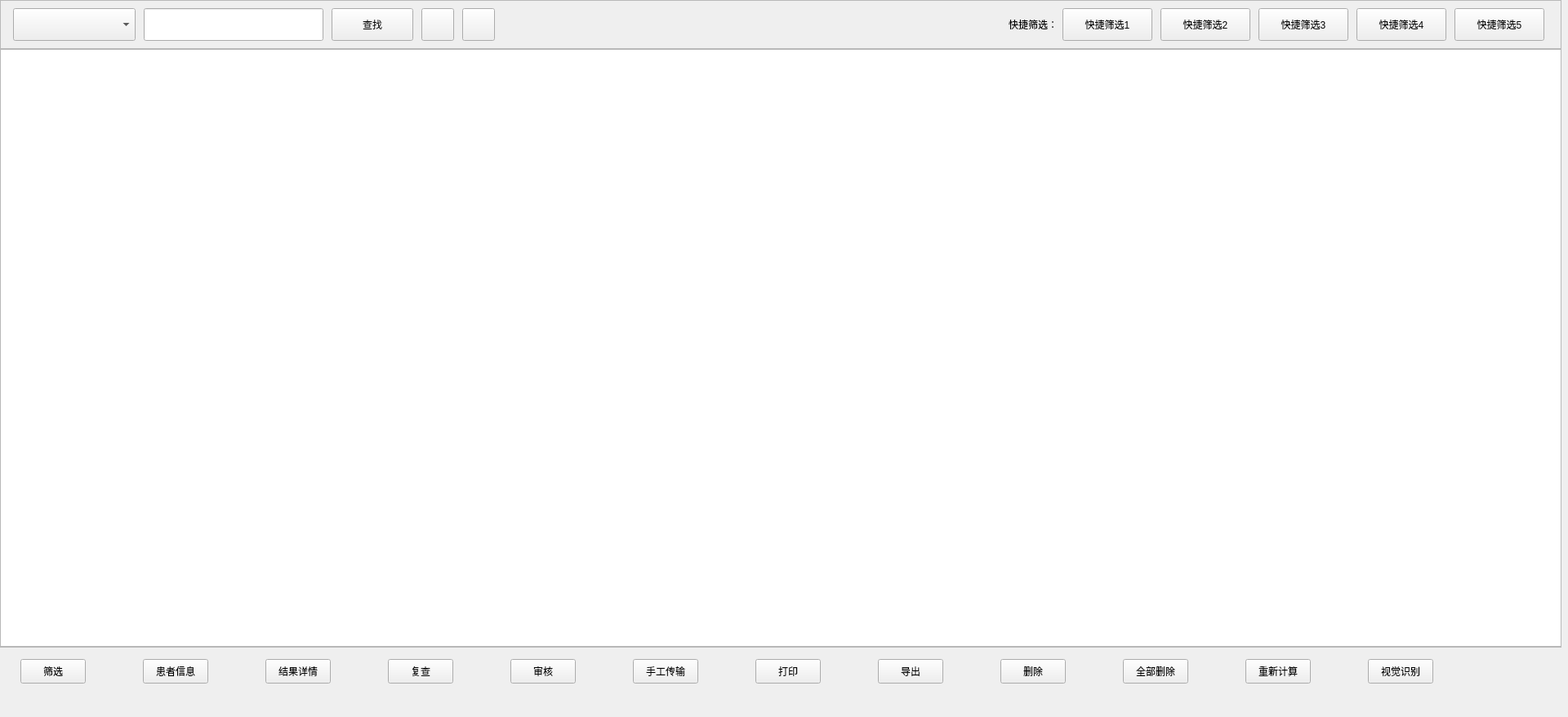
<?xml version="1.0" encoding="UTF-8"?>
<ui version="4.0">
 <class>QHistory</class>
 <widget class="QWidget" name="QHistory">
  <property name="geometry">
   <rect>
    <x>0</x>
    <y>0</y>
    <width>1920</width>
    <height>878</height>
   </rect>
  </property>
  <property name="windowTitle">
   <string>QHistory</string>
  </property>
  <widget class="QStackedWidget" name="stackedWidget">
   <property name="geometry">
    <rect>
     <x>0</x>
     <y>0</y>
     <width>1920</width>
     <height>840</height>
    </rect>
   </property>
   <property name="currentIndex">
    <number>1</number>
   </property>
   <widget class="QWidget" name="show_sample">
    <widget class="QTableView" name="sample_list">
     <property name="geometry">
      <rect>
       <x>0</x>
       <y>60</y>
       <width>1057</width>
       <height>733</height>
      </rect>
     </property>
     <property name="verticalScrollBarPolicy">
      <enum>Qt::ScrollBarAsNeeded</enum>
     </property>
     <property name="horizontalScrollBarPolicy">
      <enum>Qt::ScrollBarAsNeeded</enum>
     </property>
     <property name="showGrid">
      <bool>false</bool>
     </property>
     <attribute name="horizontalHeaderDefaultSectionSize">
      <number>143</number>
     </attribute>
     <attribute name="horizontalHeaderStretchLastSection">
      <bool>true</bool>
     </attribute>
     <attribute name="verticalHeaderDefaultSectionSize">
      <number>43</number>
     </attribute>
    </widget>
    <widget class="QTableView" name="assay_list">
     <property name="geometry">
      <rect>
       <x>1061</x>
       <y>64</y>
       <width>846</width>
       <height>724</height>
      </rect>
     </property>
     <property name="styleSheet">
      <string notr="true"/>
     </property>
     <property name="verticalScrollBarPolicy">
      <enum>Qt::ScrollBarAsNeeded</enum>
     </property>
     <property name="horizontalScrollBarPolicy">
      <enum>Qt::ScrollBarAsNeeded</enum>
     </property>
     <property name="showGrid">
      <bool>false</bool>
     </property>
     <attribute name="horizontalHeaderDefaultSectionSize">
      <number>90</number>
     </attribute>
     <attribute name="horizontalHeaderStretchLastSection">
      <bool>true</bool>
     </attribute>
     <attribute name="verticalHeaderDefaultSectionSize">
      <number>43</number>
     </attribute>
    </widget>
    <widget class="QFrame" name="line_v_5">
     <property name="geometry">
      <rect>
       <x>1056</x>
       <y>0</y>
       <width>1</width>
       <height>793</height>
      </rect>
     </property>
     <property name="frameShape">
      <enum>QFrame::StyledPanel</enum>
     </property>
     <property name="frameShadow">
      <enum>QFrame::Raised</enum>
     </property>
     <property name="lines" stdset="0">
      <string>solid</string>
     </property>
    </widget>
    <widget class="QFrame" name="line_v_3">
     <property name="geometry">
      <rect>
       <x>1061</x>
       <y>65</y>
       <width>1</width>
       <height>723</height>
      </rect>
     </property>
     <property name="frameShape">
      <enum>QFrame::StyledPanel</enum>
     </property>
     <property name="frameShadow">
      <enum>QFrame::Raised</enum>
     </property>
     <property name="lines" stdset="0">
      <string>solid</string>
     </property>
    </widget>
    <widget class="QFrame" name="line_h_4">
     <property name="geometry">
      <rect>
       <x>1061</x>
       <y>787</y>
       <width>846</width>
       <height>1</height>
      </rect>
     </property>
     <property name="frameShape">
      <enum>QFrame::StyledPanel</enum>
     </property>
     <property name="frameShadow">
      <enum>QFrame::Raised</enum>
     </property>
     <property name="lines" stdset="0">
      <string>solid</string>
     </property>
    </widget>
    <widget class="QFrame" name="line_v_2">
     <property name="geometry">
      <rect>
       <x>1911</x>
       <y>0</y>
       <width>1</width>
       <height>792</height>
      </rect>
     </property>
     <property name="frameShape">
      <enum>QFrame::StyledPanel</enum>
     </property>
     <property name="frameShadow">
      <enum>QFrame::Raised</enum>
     </property>
     <property name="lines" stdset="0">
      <string>solid</string>
     </property>
    </widget>
    <widget class="QFrame" name="line_h_3">
     <property name="geometry">
      <rect>
       <x>1061</x>
       <y>64</y>
       <width>846</width>
       <height>1</height>
      </rect>
     </property>
     <property name="frameShape">
      <enum>QFrame::StyledPanel</enum>
     </property>
     <property name="frameShadow">
      <enum>QFrame::Raised</enum>
     </property>
     <property name="lines" stdset="0">
      <string>solid</string>
     </property>
    </widget>
    <widget class="QFrame" name="line_v_4">
     <property name="geometry">
      <rect>
       <x>1906</x>
       <y>65</y>
       <width>1</width>
       <height>723</height>
      </rect>
     </property>
     <property name="frameShape">
      <enum>QFrame::StyledPanel</enum>
     </property>
     <property name="frameShadow">
      <enum>QFrame::Raised</enum>
     </property>
     <property name="lines" stdset="0">
      <string>solid</string>
     </property>
    </widget>
   </widget>
   <widget class="QWidget" name="show_assay">
    <widget class="QTableView" name="show_assay_list">
     <property name="geometry">
      <rect>
       <x>0</x>
       <y>60</y>
       <width>1912</width>
       <height>732</height>
      </rect>
     </property>
     <property name="verticalScrollBarPolicy">
      <enum>Qt::ScrollBarAsNeeded</enum>
     </property>
     <property name="showGrid">
      <bool>false</bool>
     </property>
     <attribute name="horizontalHeaderDefaultSectionSize">
      <number>200</number>
     </attribute>
     <attribute name="horizontalHeaderHighlightSections">
      <bool>false</bool>
     </attribute>
     <attribute name="horizontalHeaderStretchLastSection">
      <bool>true</bool>
     </attribute>
     <attribute name="verticalHeaderDefaultSectionSize">
      <number>43</number>
     </attribute>
    </widget>
    <widget class="QFrame" name="line_v_7">
     <property name="geometry">
      <rect>
       <x>1911</x>
       <y>0</y>
       <width>1</width>
       <height>792</height>
      </rect>
     </property>
     <property name="frameShape">
      <enum>QFrame::StyledPanel</enum>
     </property>
     <property name="frameShadow">
      <enum>QFrame::Raised</enum>
     </property>
     <property name="lines" stdset="0">
      <string>solid</string>
     </property>
    </widget>
   </widget>
  </widget>
  <widget class="QFrame" name="line_h">
   <property name="geometry">
    <rect>
     <x>0</x>
     <y>0</y>
     <width>1912</width>
     <height>1</height>
    </rect>
   </property>
   <property name="frameShape">
    <enum>QFrame::StyledPanel</enum>
   </property>
   <property name="frameShadow">
    <enum>QFrame::Raised</enum>
   </property>
   <property name="lines" stdset="0">
    <string>solid</string>
   </property>
  </widget>
  <widget class="QFrame" name="line_h_2">
   <property name="geometry">
    <rect>
     <x>0</x>
     <y>792</y>
     <width>1912</width>
     <height>1</height>
    </rect>
   </property>
   <property name="frameShape">
    <enum>QFrame::StyledPanel</enum>
   </property>
   <property name="frameShadow">
    <enum>QFrame::Raised</enum>
   </property>
   <property name="lines" stdset="0">
    <string>solid</string>
   </property>
  </widget>
  <widget class="QFrame" name="line_v">
   <property name="geometry">
    <rect>
     <x>0</x>
     <y>0</y>
     <width>1</width>
     <height>792</height>
    </rect>
   </property>
   <property name="frameShape">
    <enum>QFrame::StyledPanel</enum>
   </property>
   <property name="frameShadow">
    <enum>QFrame::Raised</enum>
   </property>
   <property name="lines" stdset="0">
    <string>solid</string>
   </property>
  </widget>
  <widget class="QWidget" name="widget" native="true">
   <property name="geometry">
    <rect>
     <x>1</x>
     <y>1</y>
     <width>1910</width>
     <height>59</height>
    </rect>
   </property>
   <property name="styleSheet">
    <string notr="true"/>
   </property>
   <property name="bks" stdset="0">
    <string>gray</string>
   </property>
   <widget class="QWidget" name="widget_2" native="true">
    <property name="geometry">
     <rect>
      <x>1200</x>
      <y>0</y>
      <width>710</width>
      <height>60</height>
     </rect>
    </property>
    <property name="minimumSize">
     <size>
      <width>0</width>
      <height>60</height>
     </size>
    </property>
    <property name="maximumSize">
     <size>
      <width>16777215</width>
      <height>60</height>
     </size>
    </property>
    <layout class="QHBoxLayout" name="horizontalLayout_4">
     <property name="topMargin">
      <number>9</number>
     </property>
     <property name="rightMargin">
      <number>20</number>
     </property>
     <item>
      <spacer name="horizontalSpacer_3">
       <property name="orientation">
        <enum>Qt::Horizontal</enum>
       </property>
       <property name="sizeHint" stdset="0">
        <size>
         <width>40</width>
         <height>20</height>
        </size>
       </property>
      </spacer>
     </item>
     <item>
      <widget class="QLabel" name="label">
       <property name="text">
        <string>快捷筛选：</string>
       </property>
      </widget>
     </item>
     <item>
      <layout class="QHBoxLayout" name="horizontalLayout">
       <property name="spacing">
        <number>10</number>
       </property>
       <item>
        <widget class="QPushButton" name="pushButton_fastfilter_1">
         <property name="minimumSize">
          <size>
           <width>110</width>
           <height>40</height>
          </size>
         </property>
         <property name="maximumSize">
          <size>
           <width>16777215</width>
           <height>16777215</height>
          </size>
         </property>
         <property name="text">
          <string>快捷筛选1</string>
         </property>
         <property name="checkable">
          <bool>true</bool>
         </property>
         <property name="autoExclusive">
          <bool>true</bool>
         </property>
         <property name="buttons" stdset="0">
          <string notr="true">flat_btn</string>
         </property>
        </widget>
       </item>
       <item>
        <widget class="QPushButton" name="pushButton_fastfilter_2">
         <property name="minimumSize">
          <size>
           <width>110</width>
           <height>40</height>
          </size>
         </property>
         <property name="maximumSize">
          <size>
           <width>16777215</width>
           <height>16777215</height>
          </size>
         </property>
         <property name="text">
          <string>快捷筛选2</string>
         </property>
         <property name="checkable">
          <bool>true</bool>
         </property>
         <property name="autoExclusive">
          <bool>true</bool>
         </property>
         <property name="buttons" stdset="0">
          <string notr="true">flat_btn</string>
         </property>
        </widget>
       </item>
       <item>
        <widget class="QPushButton" name="pushButton_fastfilter_3">
         <property name="minimumSize">
          <size>
           <width>110</width>
           <height>40</height>
          </size>
         </property>
         <property name="maximumSize">
          <size>
           <width>16777215</width>
           <height>16777215</height>
          </size>
         </property>
         <property name="text">
          <string>快捷筛选3</string>
         </property>
         <property name="checkable">
          <bool>true</bool>
         </property>
         <property name="autoExclusive">
          <bool>true</bool>
         </property>
         <property name="buttons" stdset="0">
          <string notr="true">flat_btn</string>
         </property>
        </widget>
       </item>
       <item>
        <widget class="QPushButton" name="pushButton_fastfilter_4">
         <property name="minimumSize">
          <size>
           <width>110</width>
           <height>40</height>
          </size>
         </property>
         <property name="maximumSize">
          <size>
           <width>16777215</width>
           <height>16777215</height>
          </size>
         </property>
         <property name="text">
          <string>快捷筛选4</string>
         </property>
         <property name="checkable">
          <bool>true</bool>
         </property>
         <property name="autoExclusive">
          <bool>true</bool>
         </property>
         <property name="buttons" stdset="0">
          <string notr="true">flat_btn</string>
         </property>
        </widget>
       </item>
       <item>
        <widget class="QPushButton" name="pushButton_fastfilter_5">
         <property name="minimumSize">
          <size>
           <width>110</width>
           <height>40</height>
          </size>
         </property>
         <property name="maximumSize">
          <size>
           <width>16777215</width>
           <height>16777215</height>
          </size>
         </property>
         <property name="text">
          <string>快捷筛选5</string>
         </property>
         <property name="checkable">
          <bool>true</bool>
         </property>
         <property name="autoExclusive">
          <bool>true</bool>
         </property>
         <property name="buttons" stdset="0">
          <string notr="true">flat_btn</string>
         </property>
        </widget>
       </item>
      </layout>
     </item>
    </layout>
   </widget>
   <widget class="QWidget" name="widget_3" native="true">
    <property name="geometry">
     <rect>
      <x>15</x>
      <y>9</y>
      <width>791</width>
      <height>40</height>
     </rect>
    </property>
    <layout class="QHBoxLayout" name="horizontalLayout_3">
     <property name="spacing">
      <number>10</number>
     </property>
     <property name="leftMargin">
      <number>0</number>
     </property>
     <property name="topMargin">
      <number>0</number>
     </property>
     <property name="rightMargin">
      <number>0</number>
     </property>
     <property name="bottomMargin">
      <number>0</number>
     </property>
     <item>
      <widget class="QComboBox" name="comboBox">
       <property name="minimumSize">
        <size>
         <width>150</width>
         <height>40</height>
        </size>
       </property>
       <property name="maximumSize">
        <size>
         <width>16777215</width>
         <height>40</height>
        </size>
       </property>
       <property name="borders" stdset="0">
        <string notr="true">radius</string>
       </property>
      </widget>
     </item>
     <item>
      <widget class="LineEdit" name="lineEdit">
       <property name="minimumSize">
        <size>
         <width>220</width>
         <height>40</height>
        </size>
       </property>
       <property name="maximumSize">
        <size>
         <width>16777215</width>
         <height>40</height>
        </size>
       </property>
       <property name="maxLength">
        <number>25</number>
       </property>
       <property name="borders" stdset="0">
        <string notr="true">radius</string>
       </property>
      </widget>
     </item>
     <item>
      <widget class="QPushButton" name="pushButton_search">
       <property name="minimumSize">
        <size>
         <width>100</width>
         <height>40</height>
        </size>
       </property>
       <property name="maximumSize">
        <size>
         <width>100</width>
         <height>40</height>
        </size>
       </property>
       <property name="text">
        <string>查找</string>
       </property>
       <property name="buttons" stdset="0">
        <string>flat_btn</string>
       </property>
      </widget>
     </item>
     <item>
      <widget class="QPushButton" name="btn_pre">
       <property name="minimumSize">
        <size>
         <width>40</width>
         <height>40</height>
        </size>
       </property>
       <property name="maximumSize">
        <size>
         <width>40</width>
         <height>40</height>
        </size>
       </property>
       <property name="text">
        <string/>
       </property>
       <property name="buttons" stdset="0">
        <string notr="true">flat_btn</string>
       </property>
       <property name="bks" stdset="0">
        <string notr="true">btn_pre</string>
       </property>
      </widget>
     </item>
     <item>
      <widget class="QPushButton" name="btn_next">
       <property name="minimumSize">
        <size>
         <width>40</width>
         <height>40</height>
        </size>
       </property>
       <property name="maximumSize">
        <size>
         <width>40</width>
         <height>40</height>
        </size>
       </property>
       <property name="text">
        <string/>
       </property>
       <property name="buttons" stdset="0">
        <string notr="true">flat_btn</string>
       </property>
       <property name="bks" stdset="0">
        <string notr="true">btn_next</string>
       </property>
      </widget>
     </item>
     <item>
      <spacer name="horizontalSpacer_2">
       <property name="orientation">
        <enum>Qt::Horizontal</enum>
       </property>
       <property name="sizeHint" stdset="0">
        <size>
         <width>40</width>
         <height>20</height>
        </size>
       </property>
      </spacer>
     </item>
    </layout>
   </widget>
  </widget>
  <widget class="QFrame" name="line_h_6">
   <property name="geometry">
    <rect>
     <x>0</x>
     <y>59</y>
     <width>1912</width>
     <height>1</height>
    </rect>
   </property>
   <property name="frameShape">
    <enum>QFrame::StyledPanel</enum>
   </property>
   <property name="frameShadow">
    <enum>QFrame::Raised</enum>
   </property>
   <property name="lines" stdset="0">
    <string>solid</string>
   </property>
  </widget>
  <widget class="QWidget" name="widget_4" native="true">
   <property name="geometry">
    <rect>
     <x>25</x>
     <y>807</y>
     <width>1881</width>
     <height>30</height>
    </rect>
   </property>
   <layout class="QHBoxLayout" name="horizontalLayout_2">
    <property name="spacing">
     <number>70</number>
    </property>
    <property name="leftMargin">
     <number>0</number>
    </property>
    <property name="topMargin">
     <number>0</number>
    </property>
    <property name="rightMargin">
     <number>0</number>
    </property>
    <property name="bottomMargin">
     <number>0</number>
    </property>
    <item>
     <widget class="QPushButton" name="selectCheck">
      <property name="minimumSize">
       <size>
        <width>0</width>
        <height>30</height>
       </size>
      </property>
      <property name="maximumSize">
       <size>
        <width>16777215</width>
        <height>16777215</height>
       </size>
      </property>
      <property name="text">
       <string>筛选</string>
      </property>
      <property name="buttons" stdset="0">
       <string notr="true">flat</string>
      </property>
     </widget>
    </item>
    <item>
     <widget class="QPushButton" name="patient_btn">
      <property name="minimumSize">
       <size>
        <width>0</width>
        <height>30</height>
       </size>
      </property>
      <property name="maximumSize">
       <size>
        <width>16777215</width>
        <height>16777215</height>
       </size>
      </property>
      <property name="text">
       <string>患者信息</string>
      </property>
      <property name="buttons" stdset="0">
       <string notr="true">flat</string>
      </property>
     </widget>
    </item>
    <item>
     <widget class="QPushButton" name="result_detail_btn">
      <property name="minimumSize">
       <size>
        <width>0</width>
        <height>30</height>
       </size>
      </property>
      <property name="maximumSize">
       <size>
        <width>16777215</width>
        <height>16777215</height>
       </size>
      </property>
      <property name="text">
       <string>结果详情</string>
      </property>
      <property name="buttons" stdset="0">
       <string notr="true">flat</string>
      </property>
     </widget>
    </item>
    <item>
     <widget class="QPushButton" name="flat_recheck">
      <property name="minimumSize">
       <size>
        <width>0</width>
        <height>30</height>
       </size>
      </property>
      <property name="maximumSize">
       <size>
        <width>16777215</width>
        <height>16777215</height>
       </size>
      </property>
      <property name="text">
       <string>复查</string>
      </property>
      <property name="buttons" stdset="0">
       <string notr="true">flat</string>
      </property>
     </widget>
    </item>
    <item>
     <widget class="QPushButton" name="flat_examine">
      <property name="minimumSize">
       <size>
        <width>0</width>
        <height>30</height>
       </size>
      </property>
      <property name="maximumSize">
       <size>
        <width>16777215</width>
        <height>16777215</height>
       </size>
      </property>
      <property name="text">
       <string>审核</string>
      </property>
      <property name="buttons" stdset="0">
       <string notr="true">flat</string>
      </property>
     </widget>
    </item>
    <item>
     <widget class="QPushButton" name="flat_manual_transfer">
      <property name="minimumSize">
       <size>
        <width>0</width>
        <height>30</height>
       </size>
      </property>
      <property name="maximumSize">
       <size>
        <width>16777215</width>
        <height>16777215</height>
       </size>
      </property>
      <property name="text">
       <string>手工传输</string>
      </property>
      <property name="buttons" stdset="0">
       <string notr="true">flat</string>
      </property>
     </widget>
    </item>
    <item>
     <widget class="QPushButton" name="flat_print">
      <property name="minimumSize">
       <size>
        <width>0</width>
        <height>30</height>
       </size>
      </property>
      <property name="maximumSize">
       <size>
        <width>16777215</width>
        <height>16777215</height>
       </size>
      </property>
      <property name="text">
       <string>打印</string>
      </property>
      <property name="buttons" stdset="0">
       <string notr="true">flat</string>
      </property>
     </widget>
    </item>
    <item>
     <widget class="QPushButton" name="export_btn">
      <property name="minimumSize">
       <size>
        <width>0</width>
        <height>30</height>
       </size>
      </property>
      <property name="maximumSize">
       <size>
        <width>16777215</width>
        <height>16777215</height>
       </size>
      </property>
      <property name="text">
       <string>导出</string>
      </property>
      <property name="buttons" stdset="0">
       <string notr="true">flat</string>
      </property>
     </widget>
    </item>
    <item>
     <widget class="QPushButton" name="del_Button">
      <property name="minimumSize">
       <size>
        <width>0</width>
        <height>30</height>
       </size>
      </property>
      <property name="maximumSize">
       <size>
        <width>16777215</width>
        <height>16777215</height>
       </size>
      </property>
      <property name="text">
       <string>删除</string>
      </property>
      <property name="buttons" stdset="0">
       <string notr="true">flat</string>
      </property>
     </widget>
    </item>
    <item>
     <widget class="QPushButton" name="flat_del_all">
      <property name="minimumSize">
       <size>
        <width>0</width>
        <height>30</height>
       </size>
      </property>
      <property name="maximumSize">
       <size>
        <width>16777215</width>
        <height>16777215</height>
       </size>
      </property>
      <property name="text">
       <string>全部删除</string>
      </property>
      <property name="buttons" stdset="0">
       <string notr="true">flat</string>
      </property>
     </widget>
    </item>
    <item>
     <widget class="QPushButton" name="flat_recalculate">
      <property name="minimumSize">
       <size>
        <width>0</width>
        <height>30</height>
       </size>
      </property>
      <property name="maximumSize">
       <size>
        <width>16777215</width>
        <height>16777215</height>
       </size>
      </property>
      <property name="text">
       <string>重新计算</string>
      </property>
      <property name="buttons" stdset="0">
       <string notr="true">flat</string>
      </property>
     </widget>
    </item>
    <item>
     <widget class="QPushButton" name="flat_Ai">
      <property name="minimumSize">
       <size>
        <width>0</width>
        <height>30</height>
       </size>
      </property>
      <property name="maximumSize">
       <size>
        <width>16777215</width>
        <height>16777215</height>
       </size>
      </property>
      <property name="text">
       <string>视觉识别</string>
      </property>
      <property name="buttons" stdset="0">
       <string notr="true">flat</string>
      </property>
     </widget>
    </item>
    <item>
     <spacer name="horizontalSpacer">
      <property name="orientation">
       <enum>Qt::Horizontal</enum>
      </property>
      <property name="sizeHint" stdset="0">
       <size>
        <width>40</width>
        <height>20</height>
       </size>
      </property>
     </spacer>
    </item>
   </layout>
  </widget>
 </widget>
 <layoutdefault spacing="6" margin="11"/>
 <customwidgets>
  <customwidget>
   <class>LineEdit</class>
   <extends>QLineEdit</extends>
   <header>shared/CReadOnlyDelegate.h</header>
  </customwidget>
 </customwidgets>
 <resources/>
 <connections/>
</ui>
